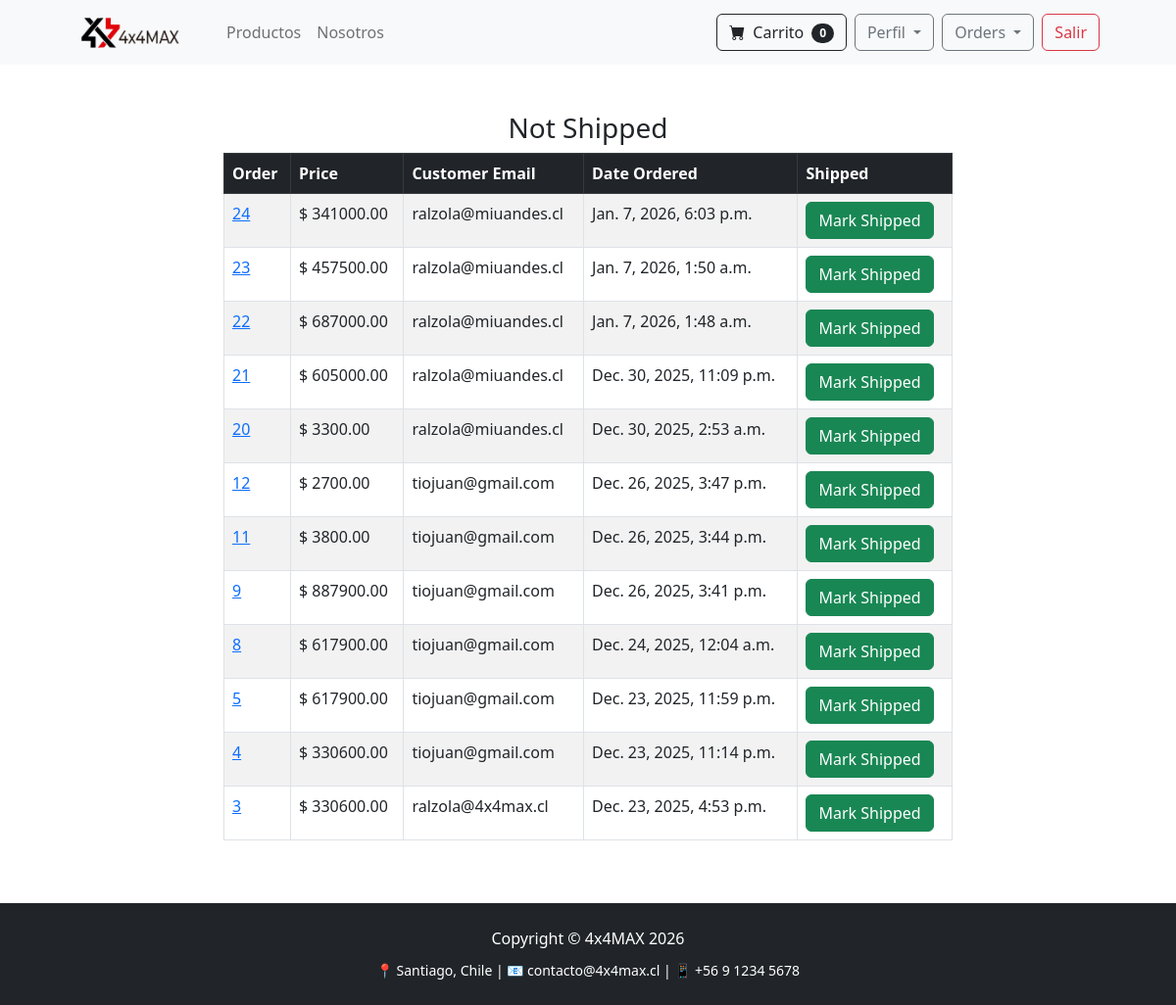
Page /payment/not_shipped_dash (signed in) on the committed database.
### payment/models.py (models this page shows, shortened)
class Order(models.Model):
    user = models.ForeignKey(User, on_delete=models.CASCADE, null=True, blank=True)
    full_name = models.CharField(max_length=250)
    email = models.EmailField(max_length=250)
    phone = models.CharField(max_length=20)
    shipping_address = models.TextField(max_length=15000)
    workshop = models.ForeignKey('workshop.Workshop', on_delete=models.SET_NULL, null=True, blank=True)
    amount_pay = models.DecimalField(max_digits=10, decimal_places=2)
    date_order = models.DateTimeField(auto_now_add=True)
    shipped = models.BooleanField(default=False)
    date_shipped = models.DateTimeField(blank=True, null=True)
    has_international_items = models.BooleanField(default=False)
    buy_order = models.CharField(max_length=50, unique=True, null=True, blank=True, db_index=True)
    transaction_date = models.DateTimeField(null=True, blank=True)
    authorization_code = models.CharField(max_length=50, null=True, blank=True)
    payment_type_code = models.CharField(max_length=10, null=True, blank=True)  # VD, VN, etc.
    installments_number = models.IntegerField(null=True, blank=True)
    card_number = models.CharField(max_length=20, null=True, blank=True)  # últimos 4 dígitos
    session_id = models.CharField(max_length=100, null=True, blank=True)
    accounting_date = models.CharField(max_length=10, null=True, blank=True)
    transaction_status = models.CharField(max_length=50, null=True, blank=True)
    class Meta:
        ordering = ['-date_order']

### payment/views.py (the view, shortened to what this page needs)
# urls.py: path('not_shipped_dash', views.not_shipped_dash, name='not_shipped_dash'),
def not_shipped_dash(request):
    if request.user.is_authenticated and request.user.is_superuser:
        orders = Order.objects.filter(shipped=False)
        return render(request, "payment/not_shipped_dash.html", {'orders': orders})
    else:
        messages.success(request, "Access Denied.")
        return redirect('home')

### cart/cart.py (called while the page is built)
    def __len__(self):
        return len(self.cart)

### cart/context_processor.py (called while the page is built)
def cart(request):
    return {'cart': Cart(request)}

### payment/templates/payment/not_shipped_dash.html (shortened to what this page needs)
{% extends 'base.html' %}
{% block content %}
        <div class="container">
            <div class="row">
                <center>
                    <div class="col-8">
                        <br/><br/>
<h3>Not Shipped</h3>
<table class="table table-striped table-hover table-bordered">
  <thead class="table-dark">
    <tr>
      <th scope="col">Order</th>
      <th scope="col">Price</th>
      <th scope="col">Customer Email</th>
      <th scope="col">Date Ordered</th>
      <th scope="col">Shipped</th>
    </tr>
  </thead>
  <tbody>
    {% for item in orders %}
    <tr>
      <td><a href="{% url 'orders' item.id %}">{{ item.id }}</a></td>
      <td>$ {{ item.amount_pay }}</td>
      <td>{{ item.email }}</td>
      <td>{{ item.date_order }}</td>
      <td>
        <form method="POST">
          <button type="submit" class="btn btn-success btn-small">Mark Shipped</button>
        </form>
      </td>
    </tr>
    {% endfor %}
  </tbody>
</table>
<br/><br/>
                       </div>
                </center>
        </div>
{% endblock %}

### store/templates/base.html (style rules this page uses)
html, body { height: 100%; margin: 0; }

### rows in the picture
Order: id "24", amount_pay "341000.00", email "ralzola@miuandes.cl", date_order "Jan. 7, 2026, 6:03 p.m."
Order: id "23", amount_pay "457500.00", email "ralzola@miuandes.cl", date_order "Jan. 7, 2026, 1:50 a.m."
Order: id "22", amount_pay "687000.00", email "ralzola@miuandes.cl", date_order "Jan. 7, 2026, 1:48 a.m."
Order: id "21", amount_pay "605000.00", email "ralzola@miuandes.cl", date_order "Dec. 30, 2025, 11:09 p.m."
Order: id "20", amount_pay "3300.00", email "ralzola@miuandes.cl", date_order "Dec. 30, 2025, 2:53 a.m."
Order: id "12", amount_pay "2700.00", email "tiojuan@gmail.com", date_order "Dec. 26, 2025, 3:47 p.m."
Order: id "11", amount_pay "3800.00", email "tiojuan@gmail.com", date_order "Dec. 26, 2025, 3:44 p.m."
Order: id "9", amount_pay "887900.00", email "tiojuan@gmail.com", date_order "Dec. 26, 2025, 3:41 p.m."
Order: id "8", amount_pay "617900.00", email "tiojuan@gmail.com", date_order "Dec. 24, 2025, 12:04 a.m."
Order: id "5", amount_pay "617900.00", email "tiojuan@gmail.com", date_order "Dec. 23, 2025, 11:59 p.m."
Order: id "4", amount_pay "330600.00", email "tiojuan@gmail.com", date_order "Dec. 23, 2025, 11:14 p.m."
Order: id "3", amount_pay "330600.00", email "ralzola@4x4max.cl", date_order "Dec. 23, 2025, 4:53 p.m."

### other values in the picture
{{ cart|length }} "0"
